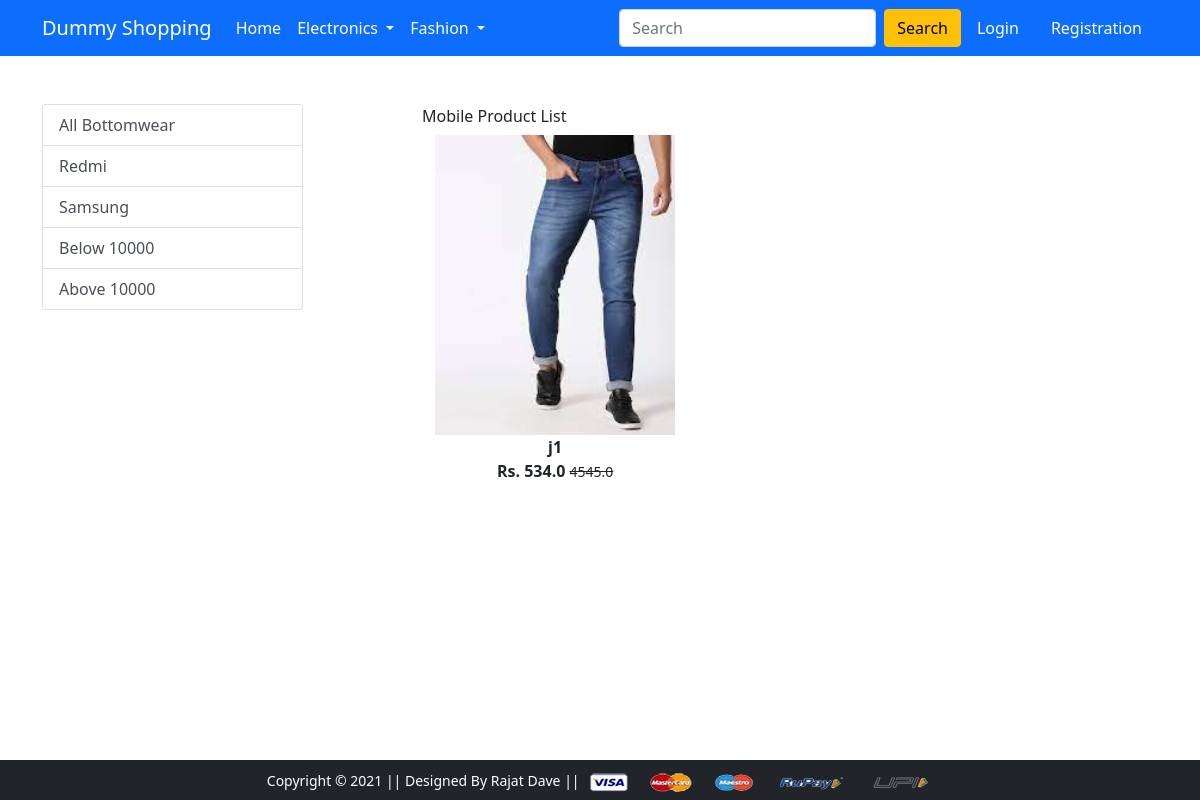
The app's page /bottomwear/ with its own data.
### app/models.py (models this page shows)
class Product(models.Model):
    title = models.CharField(max_length=50)
    description = models.TextField(max_length=500)
    selling_price = models.FloatField()
    discounted_price = models.FloatField()
    category = models.CharField(choices=PRODUCT_CHOICES, max_length=20)
    brand = models.CharField(max_length=50)
    product_image = models.ImageField(upload_to="product_img")

### app/views.py (the view)
# urls.py: path('bottomwear/', views.bottomwear, name='bottomwear'),
def bottomwear(request):
    bottomwears = Product.objects.filter(category="jeans")
    return render(request, "app/bottomwear.html", {"bottomwears":bottomwears})

### app/context_processor.py (called while the page is built)
def cartt(request):
    cart_obj = None
    if request.user.is_authenticated:
        try:
            cart_obj = Cart.objects.filter(user = request.user)
        except :
            print("exception")
            pass
    if cart_obj:
        return( {'cat':cart_obj})
    else:
      return {'cat':cart_obj }

### templates/app/bottomwear.html
{% extends 'app/base.html' %} {% load static %} {% block title %}Buy Now{%endblock title %} {% block main-content %}
<div class="container my-5">
  <div class="row">
    <div class="col-sm-3">
  <div class="list-group">
        <a href="{% url 'bottomwear' %}"
          class="list-group-item list-group-item-action"
          aria-current="true">All Bottomwear</a>
        <a href="{% url 'mobile' %}"
          class="list-group-item list-group-item-action"
          aria-current="true">Redmi</a>
        <a href="{% url 'mobile' %}"
          class="list-group-item list-group-item-action"
          >Samsung</a>
        <a href="{% url 'mobile' %}"
          class="list-group-item list-group-item-action"
          >Below 10000</a>
        <a href="{% url 'mobile' %}" class="list-group-item list-group-item-action">Above 10000</a>
      </div>
    </div>
    <div class="col-sm-8 offset-sm-1">
      Mobile Product List {%for product in bottomwears %}
      <div class="col-sm-4 text-center mb-4">
        <a href="{% url 'product-detail' product.id %}" class="btn">
          <div class="item">
            <img
              src="{{product.product_image.url}}"
              alt=""
              height="300"
              class=""
            />
            <div class="fw-bold">{{product.title}}</div>
            <div class="fw-bold">
              Rs. {{product.discounted_price}}
              <small class="fw-light text-decoration-line-through"
                >{{product.selling_price}}</small
              >
            </div>
          </div>
        </a>
      </div>
      {% endfor%}
    </div>
  </div>
</div>
{% endblock main-content %}

### records on screen
Product: product_image (picture), title "j1", discounted_price "534.0", selling_price "4545.0"
